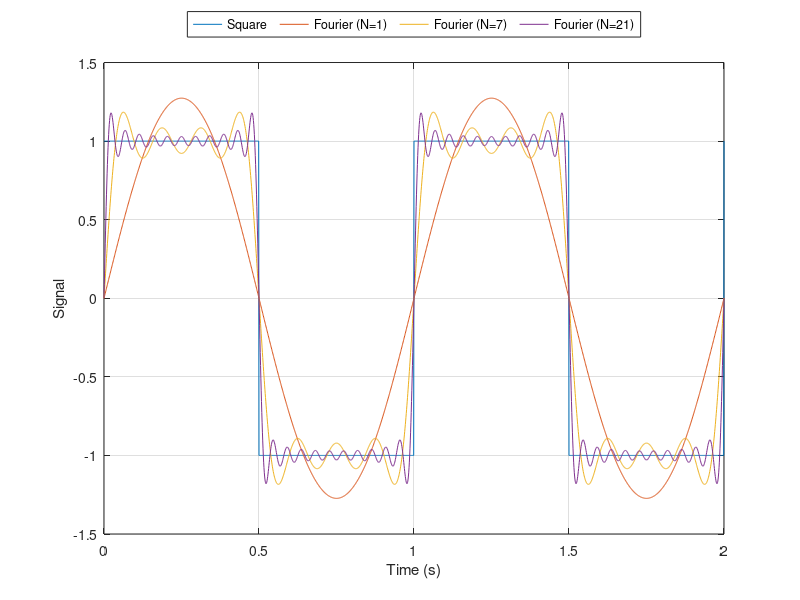
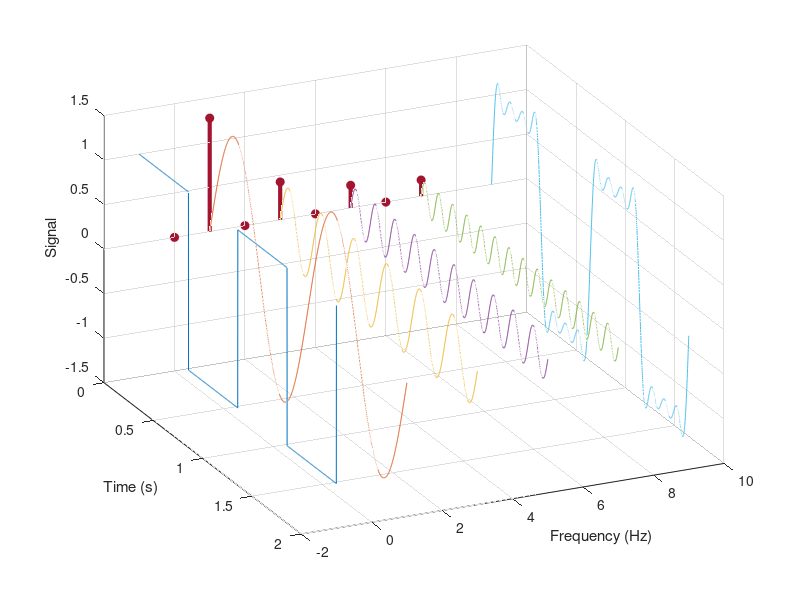

Write the MATLAB code that produced these figures, in order.
% 计算并展示方波的傅立叶级数

% XiaoCY 2021-11-29

%%
clear;clc
close all

fs = 1e3;
t = (0:1/fs:2)';
sig = square(2*pi*t);
an = 0;
bn = @(n) 4./n/pi;

%%
calcOrder = 1:2:21;
showOrder = [1 7 14 21];


figure
plot(t,sig,'DisplayName','Square')
hold on
grid on
fsig = sig*0;
for k = calcOrder
    fsig = fsig + bn(k)*sin(2*pi*k*t);
    if any(k==showOrder)
        plot(t,fsig,'DisplayName',sprintf('Fourier (N=%d)',k))
    end
end
legend('Location','northoutside','Orientation','horizontal')
xlabel('Time (s)')
ylabel('Signal')

%%
calcOrder = 1:2:7;

figure
z = zeros(size(t));
plot3(t,z-1,sig);
hold on
grid on
fsig = z;
for k = calcOrder
    fsigk = bn(k)*sin(2*pi*k*t);
    fsig = fsig + fsigk;
    plot3(t,z+k,fsigk)
end
plot3(t,z+k+2,fsig)
view(65,32)

f = 0:calcOrder(end);
A = f*0;
A(2:2:end) = bn(calcOrder);
stem3(f*0,f,A,'filled','LineWidth',3)

xlabel('Time (s)')
ylabel('Frequency (Hz)')
zlabel('Signal')
